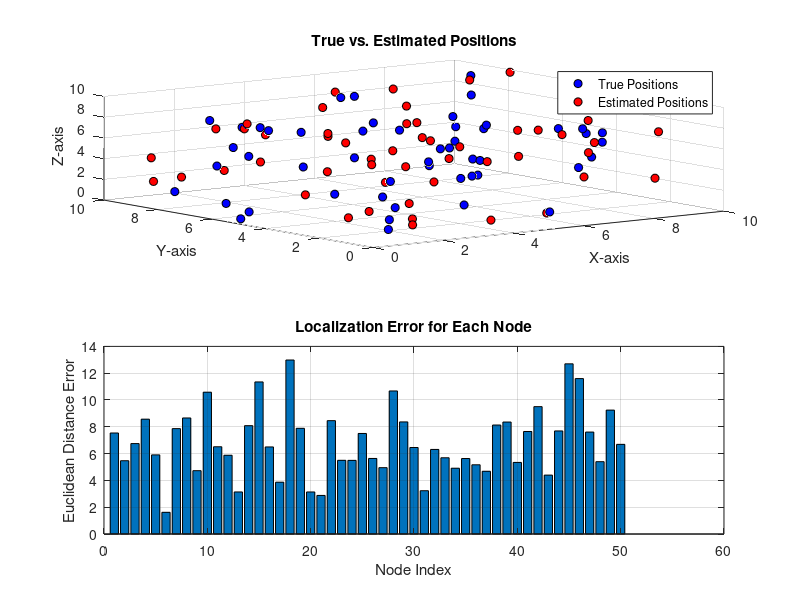

This figure's MATLAB source:
% Parameters
cubeSize = 10;  % Cube side length
numNodes = 50;  % Number of sensor nodes

% Generate true random coordinates within the cube
trueX = cubeSize * rand(1, numNodes);
trueY = cubeSize * rand(1, numNodes);
trueZ = cubeSize * rand(1, numNodes);

% Generate estimated random coordinates within the cube (replace with your actual estimated positions)
estimatedX = cubeSize * rand(1, numNodes);
estimatedY = cubeSize * rand(1, numNodes);
estimatedZ = cubeSize * rand(1, numNodes);

% Calculate localization error for each node
errorX = abs(trueX - estimatedX);
errorY = abs(trueY - estimatedY);
errorZ = abs(trueZ - estimatedZ);

% Calculate overall Euclidean distance error for each node
euclideanError = sqrt(errorX.^2 + errorY.^2 + errorZ.^2);

% Visualize localization error
figure;

subplot(2, 1, 1);
scatter3(trueX, trueY, trueZ, 'filled', 'MarkerEdgeColor', 'k', 'MarkerFaceColor', 'b');
hold on;
scatter3(estimatedX, estimatedY, estimatedZ, 'filled', 'MarkerEdgeColor', 'k', 'MarkerFaceColor', 'r');
title('True vs. Estimated Positions');
xlabel('X-axis');
ylabel('Y-axis');
zlabel('Z-axis');
legend('True Positions', 'Estimated Positions');
grid on;
hold off;

subplot(2, 1, 2);
bar(1:numNodes, euclideanError);
title('Localization Error for Each Node');
xlabel('Node Index');
ylabel('Euclidean Distance Error');
grid on;

% Display maximum error for each axis
fprintf('Maximum Localization Error:\n');
fprintf('X-axis: %f\n', max(errorX));
fprintf('Y-axis: %f\n', max(errorY));
fprintf('Z-axis: %f\n', max(errorZ));
